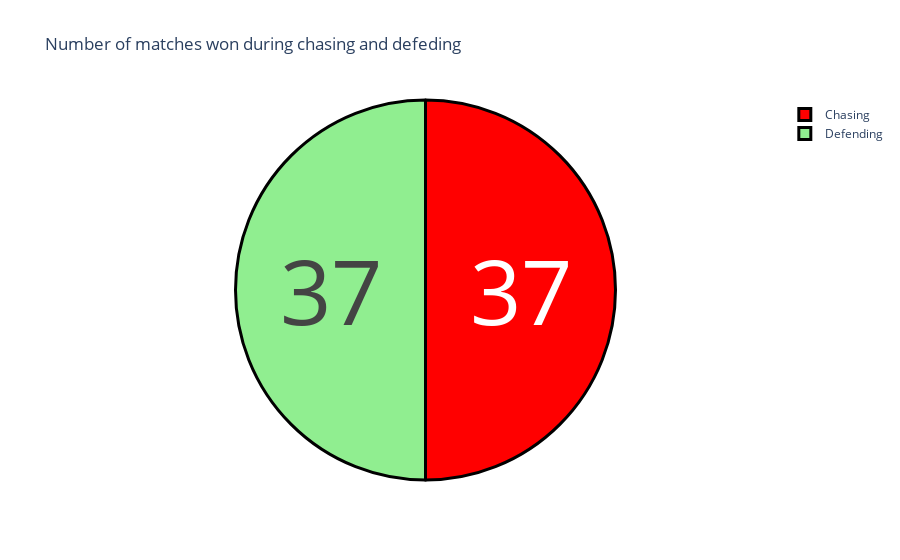

The notebook cell this image was saved under:
### Code cell
data['won_by']=data['won_by'].map({'Wickets':'Chasing','Runs':'Defending'})

won_by=data["won_by"].value_counts()
label=won_by.index
counts=won_by.values

colors=['red','lightgreen']

fig=go.Figure(data=[go.Pie(labels=label,values=counts)])
fig.update_layout(title_text="Number of matches won during chasing and defeding")
fig.update_traces(hoverinfo='label+percent',textinfo='value',textfont_size=90,marker=dict(colors=colors,line=dict(color='black',width=3)))

### Figure 1 — Plotly figure (JSON) as saved in the notebook; plotly's stock layout.template omitted (floating-point values rounded to 4 significant figures)
{"data": [{"hoverinfo": "label+percent", "labels": ["Chasing", "Defending"], "marker": {"colors": ["red", "lightgreen"], "line": {"color": "black", "width": 3}}, "textfont": {"size": 90}, "textinfo": "value", "type": "pie", "values": [37, 37]}], "layout": {"autosize": true, "title": {"text": "Number of matches won during chasing and defeding"}}}
